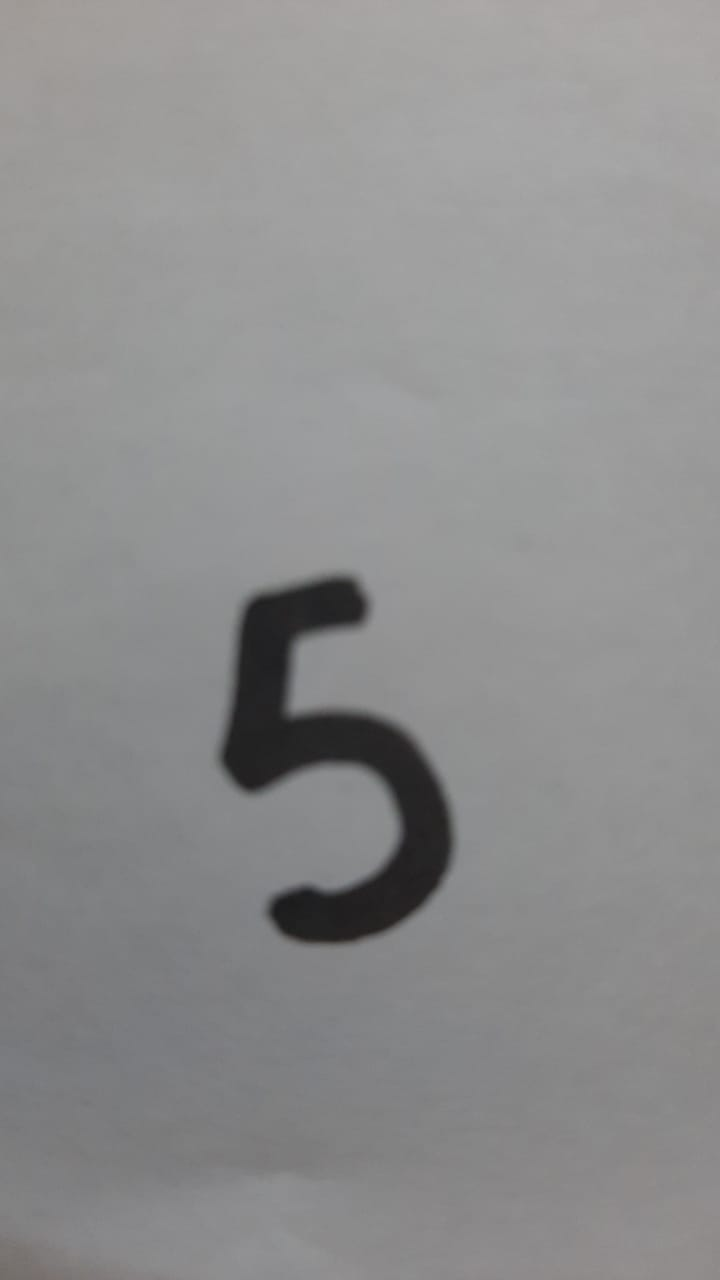
#> input picture Digit Recognition/Digit-Recognition-Using-CNN/5.jpg, 720 x 1280 px
$ jupyter execute --allow-errors Untitled1.ipynb
#> lines starting #> are read from the running program, lines starting #| are printed output that depends on the picture; after the words box and inside, x2 and y2 are one past the last pixel; in counts of white or black regions, pixels touching at a corner belong together
[cell 1]
import pandas as pd
import numpy as np
from sklearn.preprocessing import StandardScaler
from keras.layers import Dense, Flatten, MaxPooling2D, Dropout
from keras.layers.convolutional import Conv2D
from keras.models import Sequential
from keras.utils import to_categorical
from keras.datasets import mnist
import cv2
import matplotlib.pyplot as plt
from gtts import gTTS
import os
import playsound

[cell 2]
from searchtype import choice, uniform, loguniform
from model_PSO import model

#> (a cell that did not finish here is left out)

[cell 4]
image = cv2.imread('./5.jpg')
#> image is the input picture: shape (1280, 720, 3); mean B, G, R 142, 141.8, 141.8
grey = cv2.cvtColor(image.copy(), cv2.COLOR_BGR2GRAY)

ret, thresh = cv2.threshold(grey.copy(), 75, 255, cv2.THRESH_BINARY_INV)
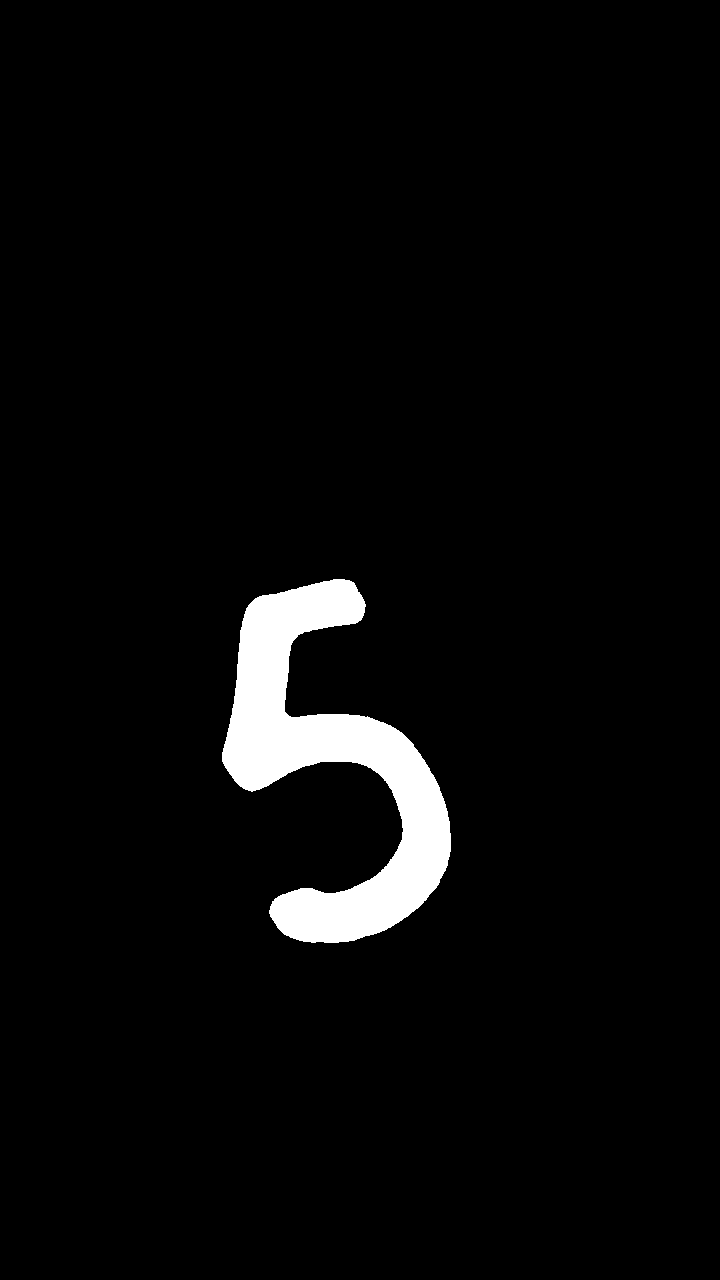
#> thresh: shape (1280, 720); 3.6% white; 1 white region
contours,_= cv2.findContours(thresh.copy(), cv2.RETR_EXTERNAL, cv2.CHAIN_APPROX_SIMPLE)
#> contours = 1 contour; box (x1, y1, x2, y2) and area: (222, 579, 451, 943) 32137

preprocessed_digits = []

for c in contours:
    x,y,w,h = cv2.boundingRect(c)

    cv2.rectangle(image, (x,y), (x+w, y+h), color=(0, 255, 0), thickness=2)

    digit = thresh[y:y+h, x:x+w]

    resized_digit = cv2.resize(digit, (18,18))

    padded_digit = np.pad(resized_digit, ((5,5),(5,5)), "constant", constant_values=0)

    preprocessed_digits.append(padded_digit)
#> this loop made 1 pass
#> (x, y, w, h) on pass 1: (222, 579, 229, 364)
#> pass 1, `digit = thresh[y:y+h, x:x+w]`:
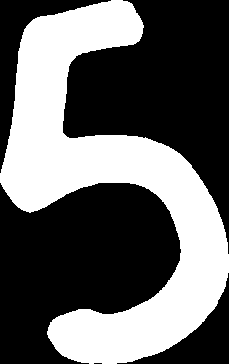
#> digit: shape (364, 229); 39.3% white; 1 white region, box (x1, y1, x2, y2) and area: (0, 0, 229, 364) 32775
#> pass 1, `padded_digit = np.pad(resized_digit, ((5,5),(5,5)), "constant", consta..`:
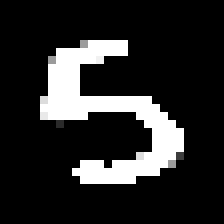
#> padded_digit: shape (28, 28) (shown 8 times larger); min 0, max 255, mean 40.9
#> after the loop:
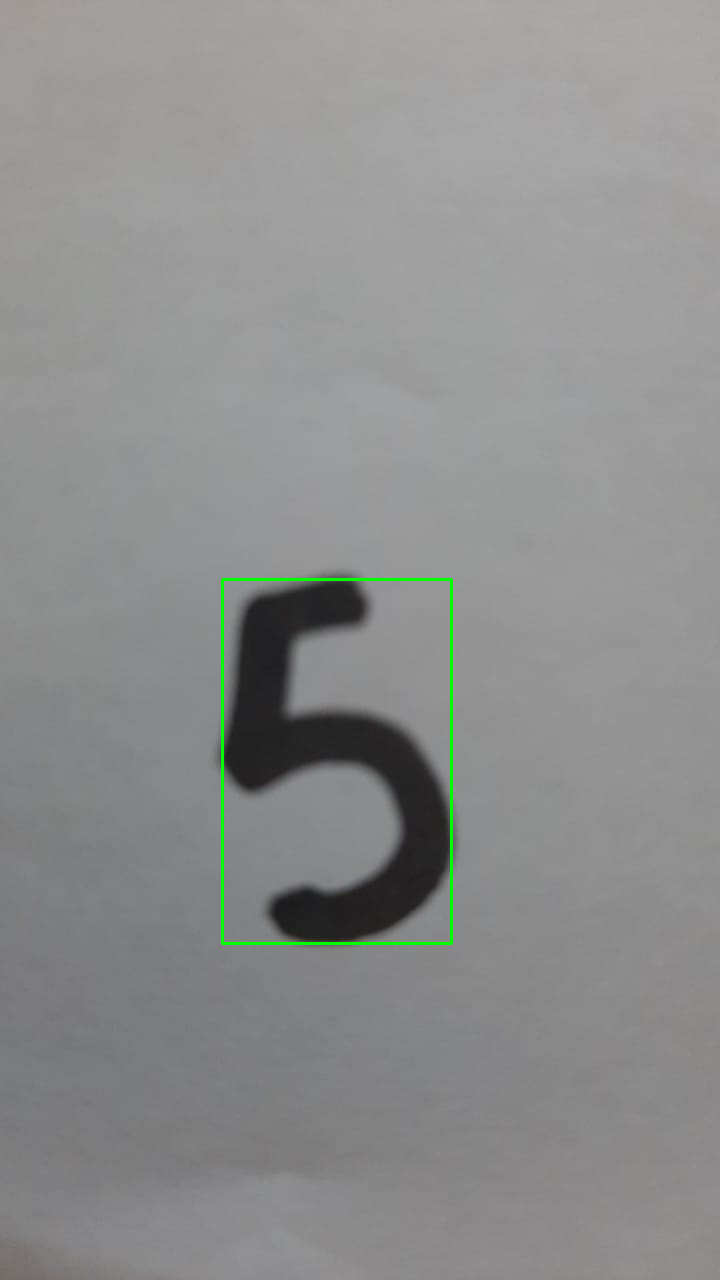
#> image: shape (1280, 720, 3); 0.39% of pixels changed, all inside (x1, y1, x2, y2) = (221, 578, 453, 945)
#> after the loop, preprocessed_digits = 1 item

print("\n\n\n----------------Contoured Image--------------------")
plt.imshow(image, cmap="gray")
plt.show()

inp = np.array(preprocessed_digits)
final_output = 0
#> (the rest of this cell did not finish here and is left out)

$ run again, with Digit Recognition/Digit-Recognition-Using-CNN/1.jpg copied over Digit Recognition/Digit-Recognition-Using-CNN/5.jpg
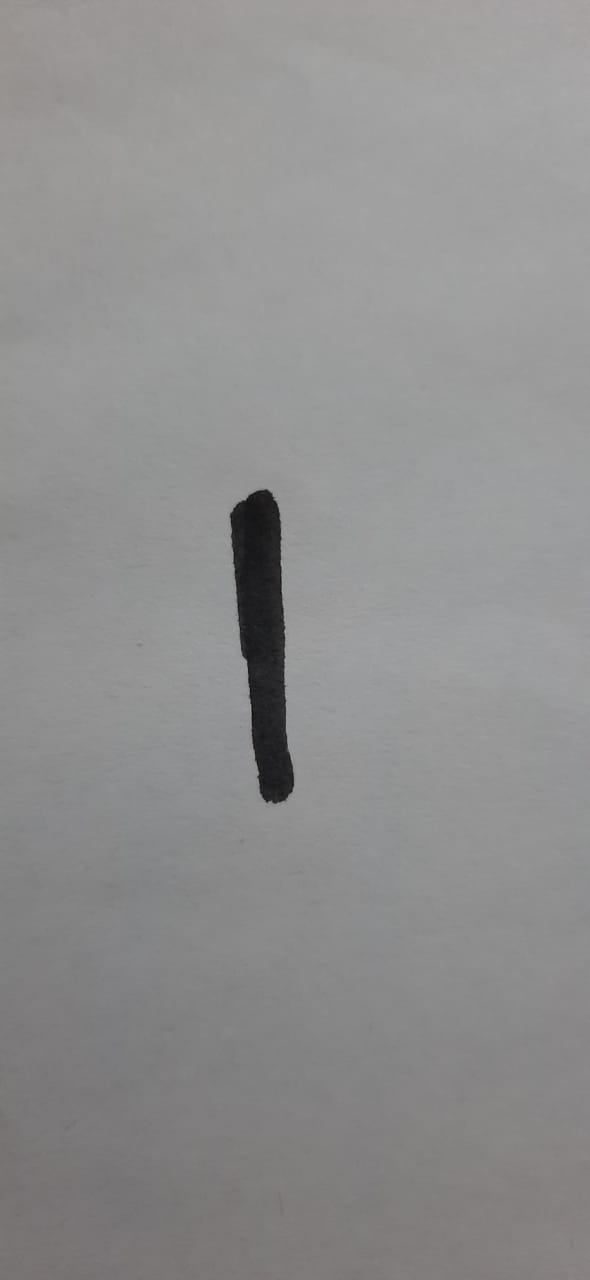
#> input picture Digit Recognition/Digit-Recognition-Using-CNN/1.jpg, 590 x 1280 px
#> image is the input picture: shape (1280, 590, 3); mean B, G, R 142.9, 143, 143.4
#> `ret, thresh = cv2.threshold(grey.copy(), 75, 255, cv2.THRESH_BINARY_INV)`:
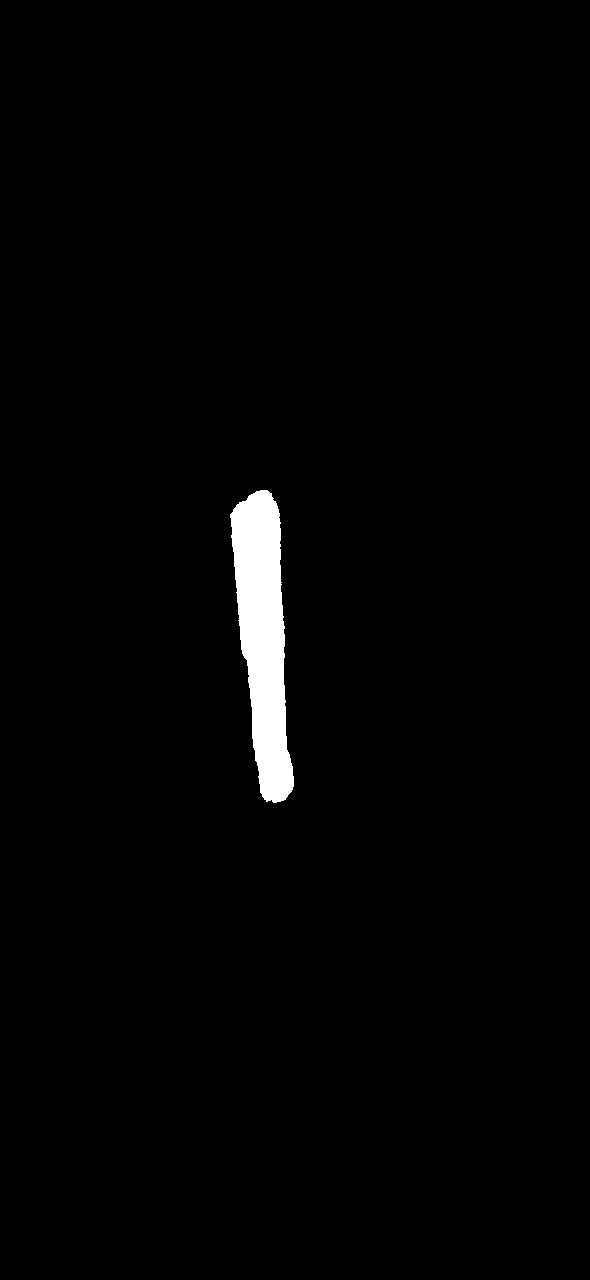
#> thresh: shape (1280, 590); 1.6% white; 1 white region
#> contours = 1 contour; box (x1, y1, x2, y2) and area: (230, 490, 294, 803) 11966
#> the loop `for c in contours:` made 1 pass
#> (x, y, w, h) on pass 1: (230, 490, 64, 313)
#> after the loop `for c in contours:`:
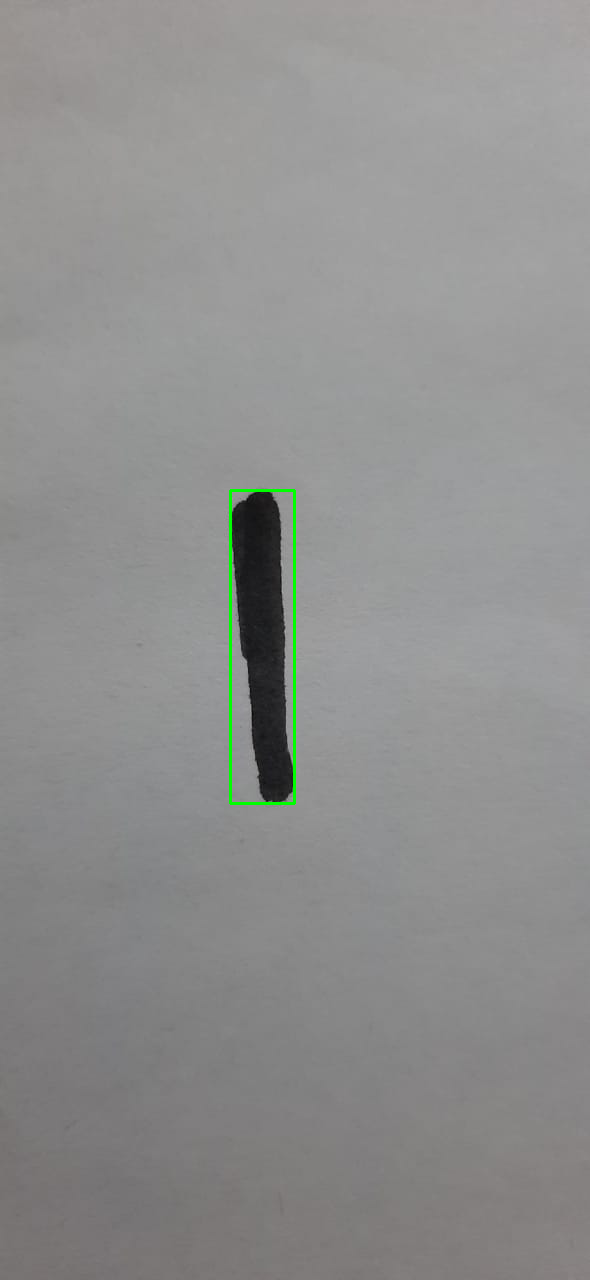
#> image: shape (1280, 590, 3); 0.3% of pixels changed, all inside (x1, y1, x2, y2) = (229, 489, 296, 805)
#> after the loop `for c in contours:`: preprocessed_digits = 1 item

$ run again, with Digit Recognition/Digit-Recognition-Using-CNN/2.jpg copied over Digit Recognition/Digit-Recognition-Using-CNN/5.jpg
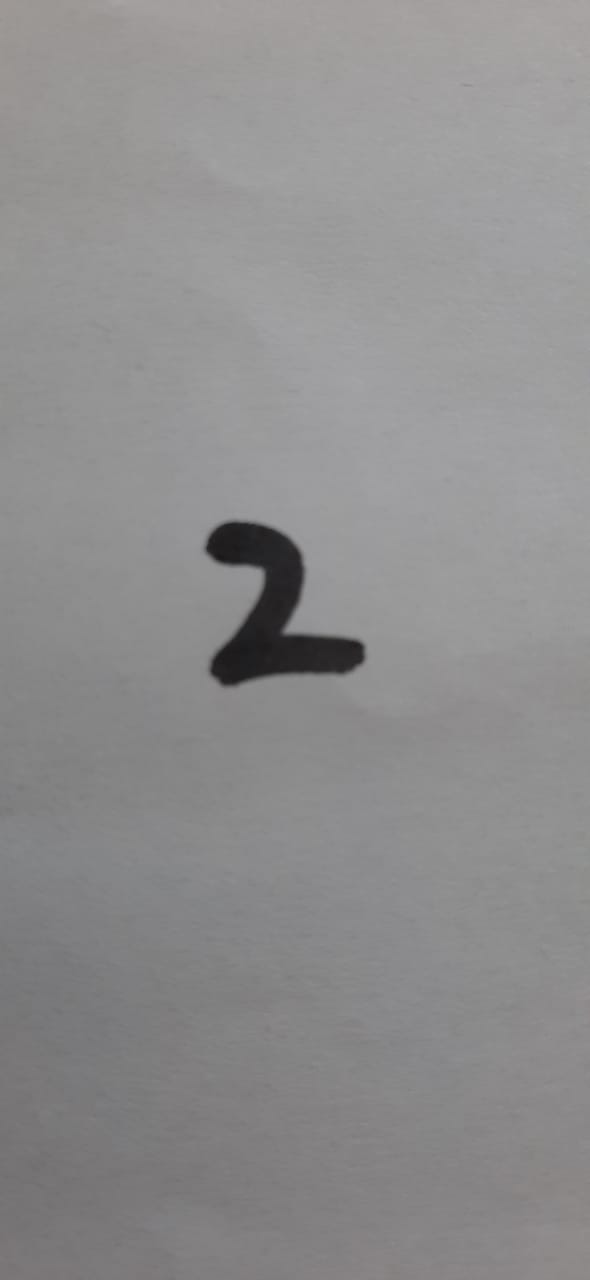
#> input picture Digit Recognition/Digit-Recognition-Using-CNN/2.jpg, 590 x 1280 px
#> image is the input picture: shape (1280, 590, 3); mean B, G, R 142.3, 141.9, 142.6
#> `ret, thresh = cv2.threshold(grey.copy(), 75, 255, cv2.THRESH_BINARY_INV)`:
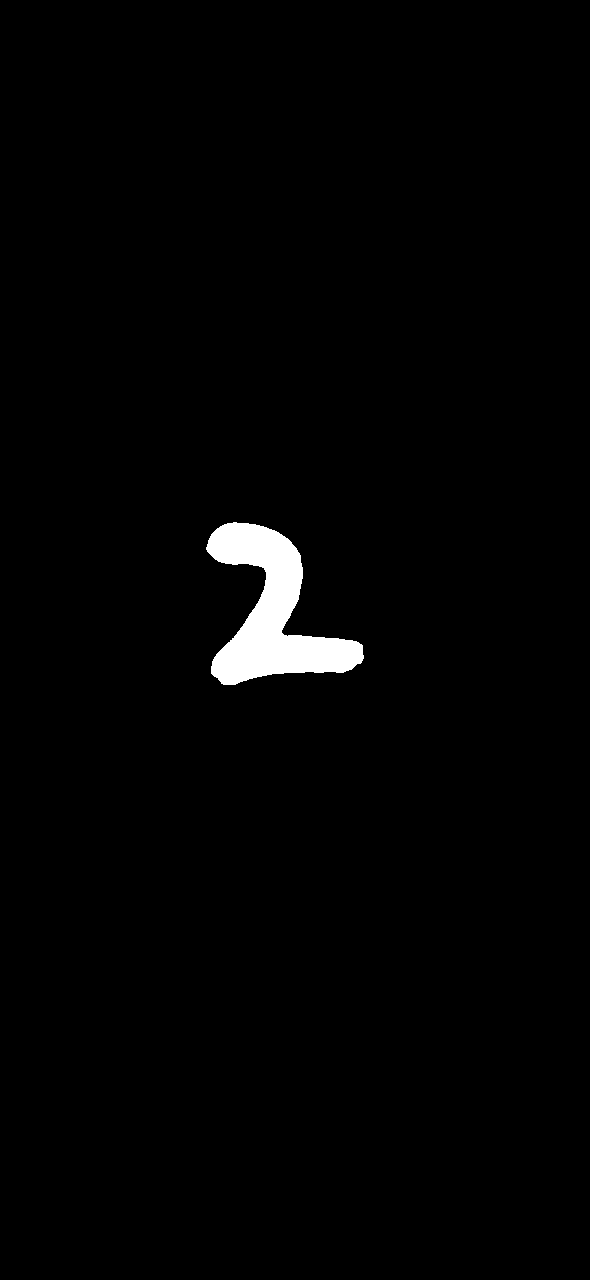
#> thresh: shape (1280, 590); 1.5% white; 1 white region
#> contours = 1 contour; box (x1, y1, x2, y2) and area: (206, 522, 364, 685) 11202
#> the loop `for c in contours:` made 1 pass
#> (x, y, w, h) on pass 1: (206, 522, 158, 163)
#> after the loop `for c in contours:`:
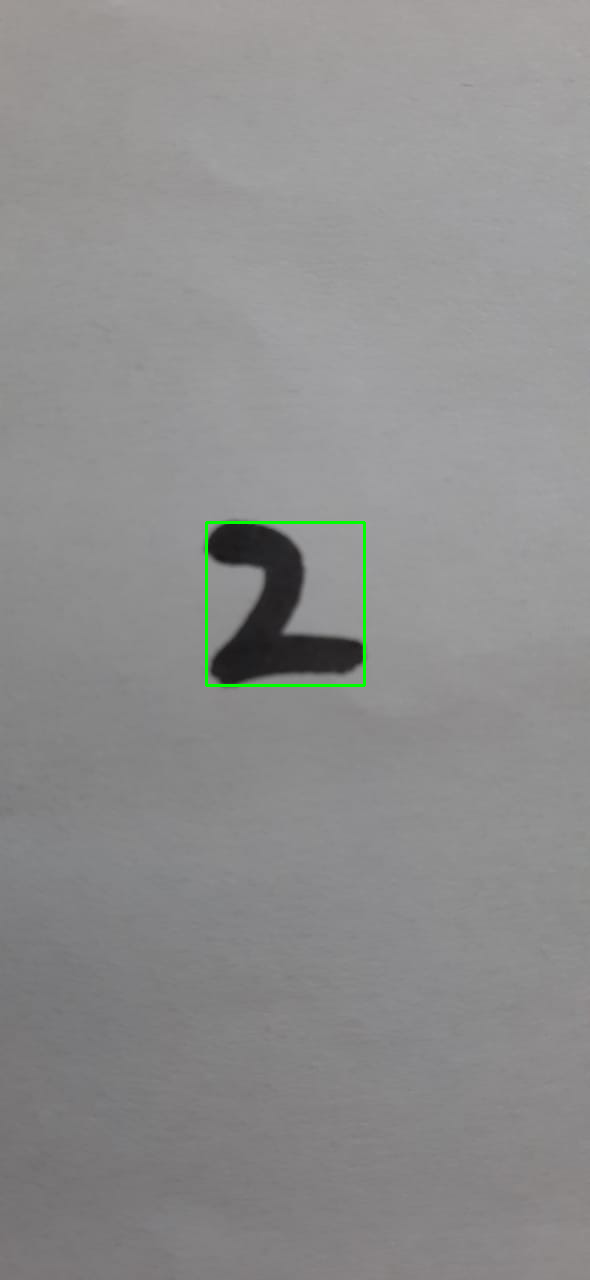
#> image: shape (1280, 590, 3); 0.25% of pixels changed, all inside (x1, y1, x2, y2) = (205, 521, 366, 687)
#> after the loop `for c in contours:`: preprocessed_digits = 1 item
